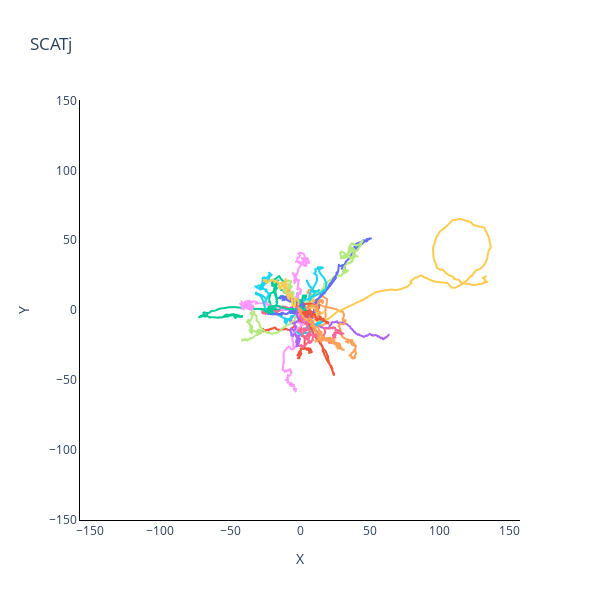
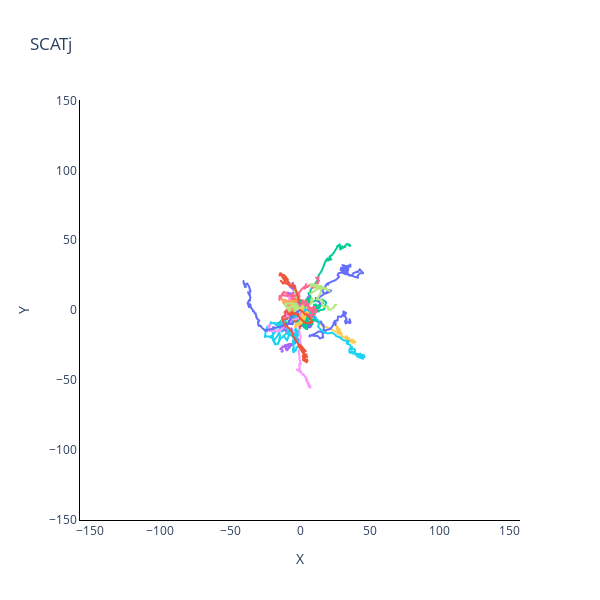
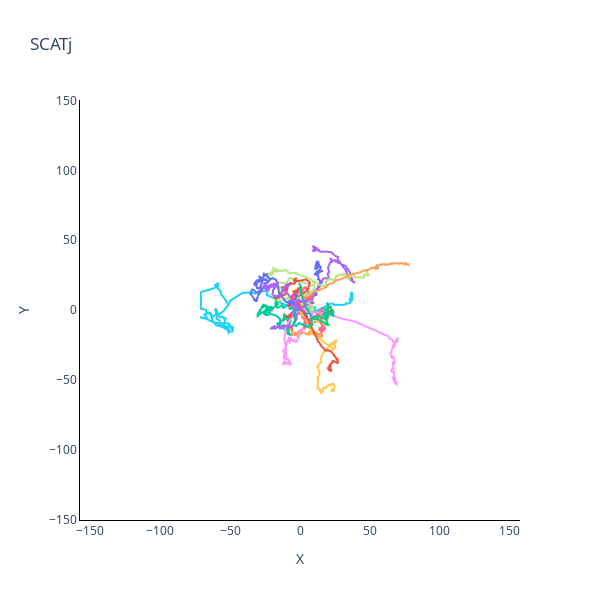
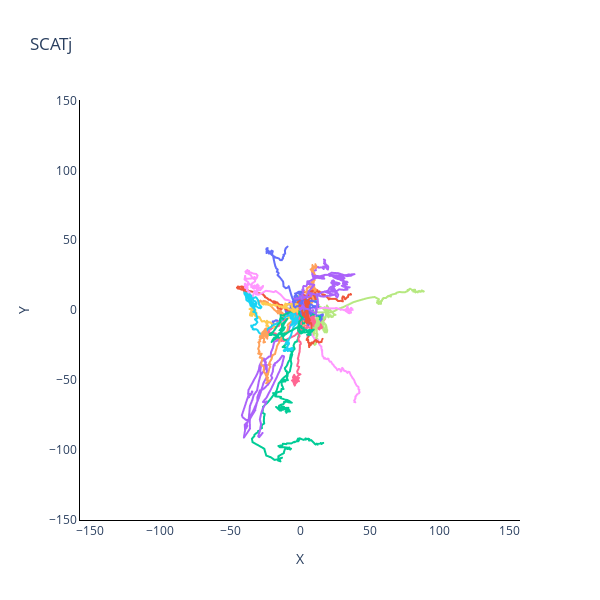

The cell these charts' notebook holds for them, in order:
### Markdown cell above
# Affichage de toutes les scènes choisies

### Code cell
for i, j in zip(l,f):
    aff_t(i, 'SCATj', False)
